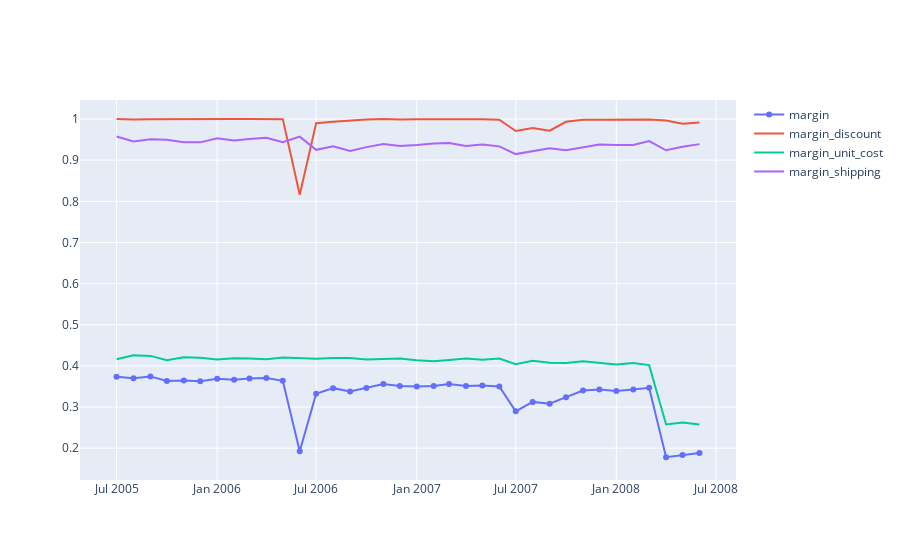

The code cell stored with this chart in its notebook:
### Code cell
## Margin Waterfall
  
fig = go.Figure()
fig.add_trace(go.Scatter(x=df3.year_month, y=df3.margin,
                    mode='lines+markers',
                    name='margin'))
fig.add_trace(go.Scatter(x=df3.year_month, y=df3.margin_discount,
                    mode='lines',
                    name='margin_discount'))
fig.add_trace(go.Scatter(x=df3.year_month, y=df3.margin_unit_cost,
                    mode='lines',
                    name='margin_unit_cost'))
fig.add_trace(go.Scatter(x=df3.year_month, y=df3.margin_shipping,
                    mode='lines',
                    name='margin_shipping'))
fig.show()
